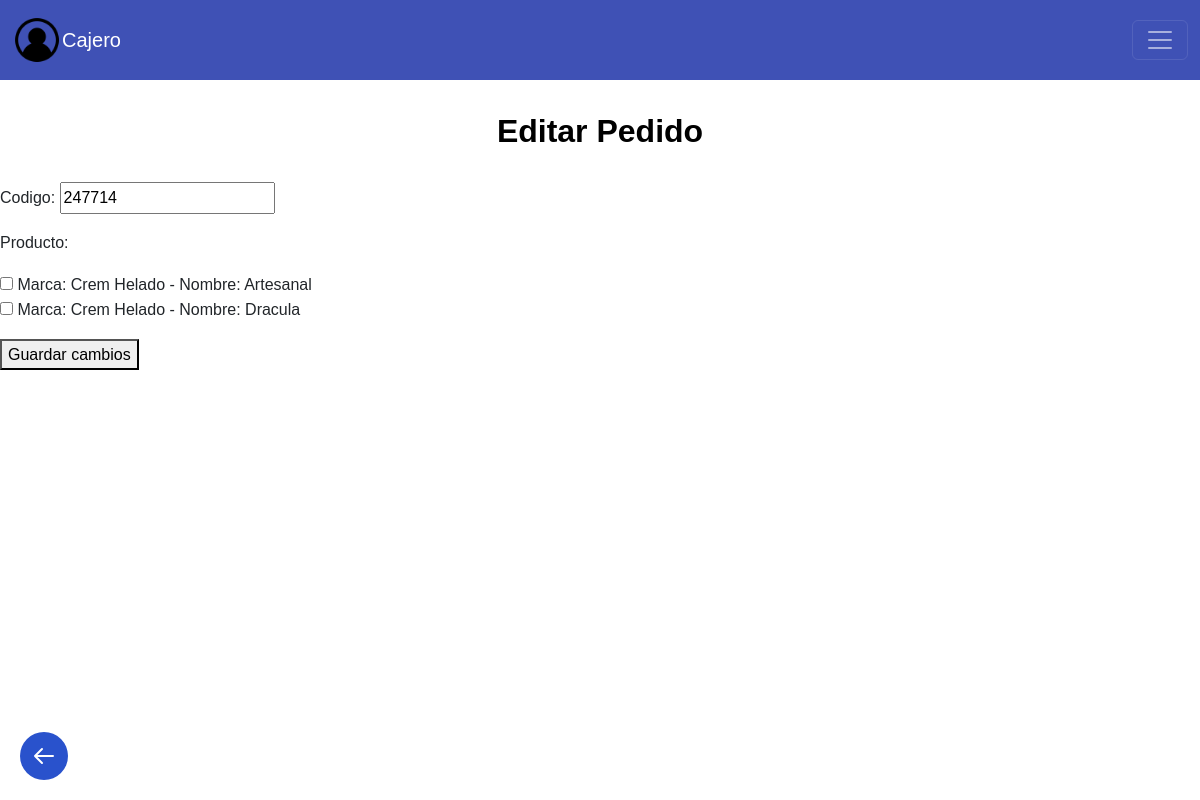
The page /editar_pedido/2/ on the database as committed earlier.
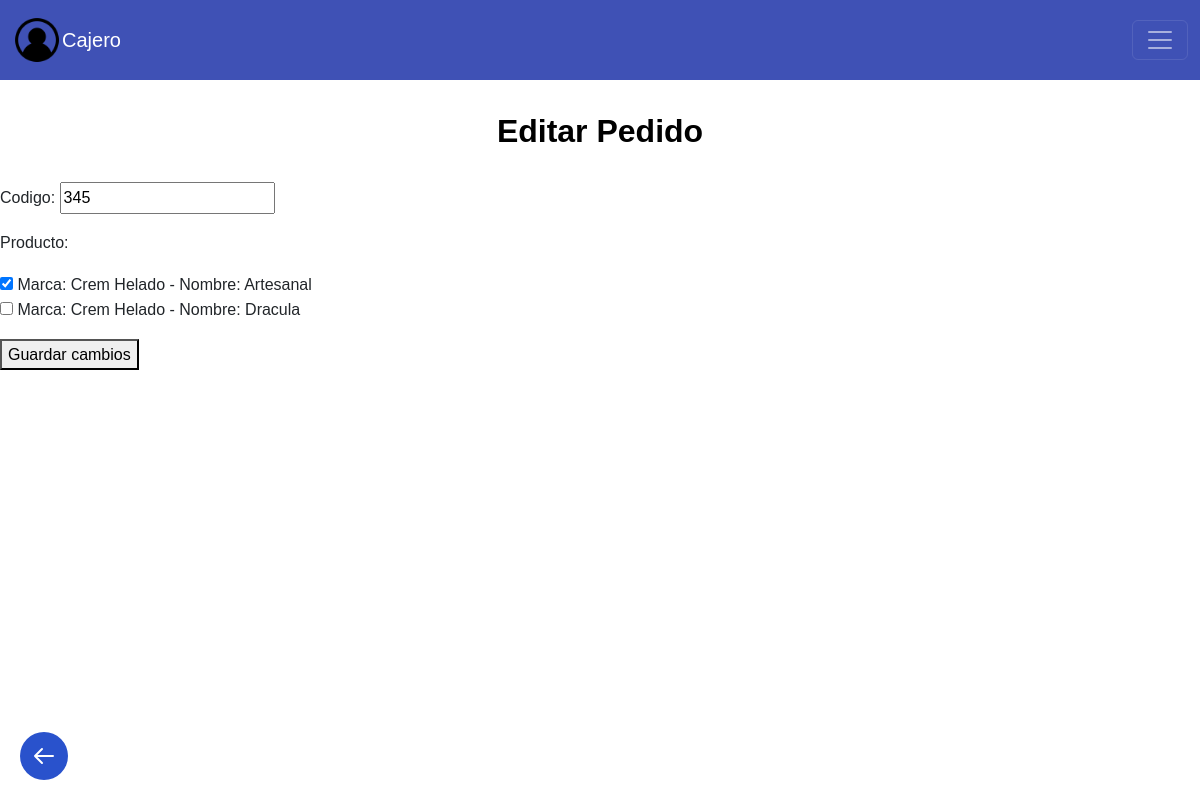
The same page on the database as committed later.
### helados/models.py (models this page shows)
class Pedido (models.Model):
    codigo = models.IntegerField(blank=False)
    fecha = models.DateTimeField(auto_now_add=True)
    producto = models.ManyToManyField(Helado, related_name='pedidosh')
    cliente = models.ForeignKey(Cliente, on_delete=models.CASCADE, related_name='pedidos')

### helados/views.py (the view, shortened to what this page needs)
# urls.py: path('editar_pedido/<int:pedido_id>/', views.editarPedido, name='editar_pedido'),
def editarPedido(request, pedido_id):
    if request.method == 'GET':
        pedido = get_object_or_404(Pedido, pk=pedido_id)
        form = PedidoForm(instance=pedido)
        return render(request, 'editar_pedido.html', {'pedido': pedido, 'form': form})

### helados/forms.py
class PedidoForm(ModelForm):
    class Meta:
        model = Pedido
        fields = ['codigo', 'producto']
    producto = forms.ModelMultipleChoiceField(
        queryset=Helado.objects.all(),  # Lista de productos disponibles
        widget=forms.CheckboxSelectMultiple,  # Puedes usar un widget para mostrar los productos como checkboxes
        required=True
    )

### helados/models.py (called while the page is built)
    def __str__(self):
        return "Marca: " + self.marca + " - " + "Nombre: " +self.nombre

### helados/frontend/templates/editar_pedido.html (shortened to what this page needs)
{% extends 'layouts/base.html' %}
{% block user %}
Cajero
{% endblock %}
{% block content %}
<h2 class="dashboard-heading"> Editar Pedido </h2>
<form action="" method="POST">
    {{form.as_p}}
    <button>
        Guardar cambios
    </button>
</form>
<a href="{% url 'editar_pedido' pedido.id %}">
    <a href="javascript:void(0);" class="back-button" onclick="window.history.back();">
        <svg xmlns="http://www.w3.org/2000/svg" fill="none" viewBox="0 0 24 24" stroke="currentColor">
            <path stroke-linecap="round" stroke-linejoin="round" stroke-width="2" d="M10 19l-7-7m0 0l7-7m-7 7h18" />
        </svg>
    </a>
{% endblock %}

Rows that differ between the two databases and show on the page:
changed Pedido: codigo "247714" → "345"
Other text that changed with them:
form field producto: "☐ ☐" → "☑ ☐"
